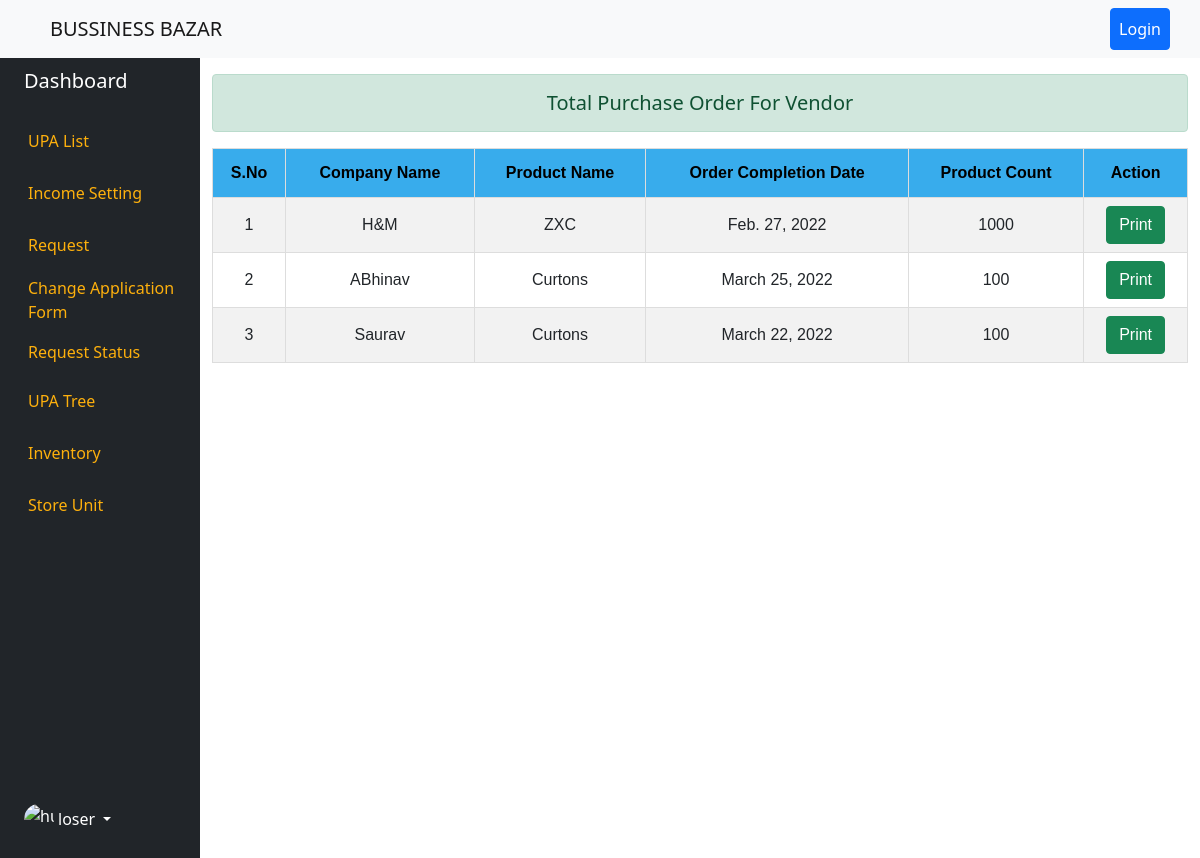
The app's page /purchase_order_to_vendor/ with its own data.
### dashboard/models.py (models this page shows, shortened)
class PrePurchaseBreakupOrder(models.Model):
    PRE_PURCHASE_ORDER_TYPE = (
        ('Unsend To Vendor','Unsend To Vendor'),
        ('Sent To Vendor','Sent To Vendor'),
    )
    tender_product = models.ForeignKey(TenderRaise,on_delete=models.SET_NULL,blank=True, null=True)
    company_name = models.CharField(max_length=200,blank=True, null=True)
    product_count = models.PositiveIntegerField(blank=True, null=True)
    total_product_count = models.PositiveIntegerField(blank=True, null=True)
    order_month = models.DateField(blank=True, null=True)
    order_status = models.CharField(max_length=16,choices=PRE_PURCHASE_ORDER_TYPE,default="Unsend To Vendor",blank=True, null=True)
    created_by = models.ForeignKey(User,on_delete=models.SET_NULL,blank=True, null=True)
    created_at = models.DateField(auto_now_add=True,blank=True, null=True)

class TenderRaise(models.Model):
    TENDER_STATUS = (
        ('Pending','Pending'),
        ('Rejected','Rejected'),
        ('Accepted','Accepted'),
        ('Negotiated','Negotiated'),
    )
    tender_product = models.ForeignKey(TenderProduct,on_delete=models.SET_NULL,blank=True, null=True)
    company_name = models.CharField(max_length=200,blank=True, null=True)
    company_address = models.CharField(max_length=200,blank=True, null=True)
    contact_person = models.CharField(max_length=200,blank=True, null=True)
    amount_range = models.CharField(max_length=100,blank=True, null=True) # product quantity
    fixed_amount = models.PositiveIntegerField(blank=True, null=True) # product amount for sell.
    negotiate_quantity = models.PositiveIntegerField(default=0,blank=True, null=True)
    negotiate_price = models.PositiveIntegerField(default=0,blank=True, null=True)
    total_product_quantity = models.PositiveIntegerField(default=0,blank=True, null=True)
    contact_mobile = models.CharField(max_length=12,blank=True, null=True)
    tender_status = models.CharField(max_length=10,choices=TENDER_STATUS,default="Pending",blank=True, null=True)
    negotiation_update = models.DateTimeField(auto_now=True,blank=True, null=True)
    def __str__(self):
        return f'{self.tender_product}'

class TenderProduct(models.Model):
    tender_product_no = models.PositiveIntegerField(unique=True,blank=True, null=True)
    product_image = models.ImageField(upload_to = "tender_product/image/",blank=True, null=True)
    product_name = models.CharField(max_length=200,blank=True, null=True)
    amount = models.PositiveIntegerField(blank=True, null=True)
    active = models.BooleanField(default=False,blank=True, null=True)
    tender_date = models.DateTimeField(blank=True, null=True)
    tender_product_quantity = models.PositiveIntegerField(blank=True, null=True)
    total_product_quantity_by_vendor = models.IntegerField(blank=True, null=True,default=0)
    created_by = models.ForeignKey(User,on_delete=models.SET_NULL,blank=True, null=True,related_name="create_tender")
    updated_by = models.ForeignKey(User,on_delete=models.SET_NULL,blank=True, null=True,related_name="update_tender")
    def __str__(self):
        return f'{self.product_name}'

### dashboard/views.py (the view)
# urls.py: path('purchase_order_to_vendor/',purchase_order,name="for-vendor"),
def purchase_order(request):
    total_supplies = PrePurchaseBreakupOrder.objects.filter(order_status="Sent To Vendor")
    context = {'total_supplies':total_supplies}
    return render(request,'dashboard/purchase_order_vendor.html',context)

### templates/dashboard/purchase_order_vendor.html (shortened to what this page needs)
{% extends "base.html" %}
{% block content %}
<div class="container-fluid">
    <div class="row flex-nowrap">
        {% include 'left_panel.html' %}
        <div class="col">
            <h5 class="alert alert-success text-center mt-3">Total Purchase Order For Vendor</h5>
                <table id="customers">
                    <tr>
                      <th>S.No</th>
                      <th>Company Name</th>
                      <th>Product Name</th>
                      <th>Order Completion Date</th>
                      <th>Product Count</th>
                      <th>Action</th>
                    </tr>
                    {% for order in total_supplies %}
                    <tr>
                        <td>{{forloop.counter}}</td>
                        <td>{{order.company_name}}</td>
                        <td>{{order.tender_product}}</td>
                        <td>{{order.order_month}}</td>
                        <td>{{order.product_count}}</td>
                        <td>
                        <a href="" class="btn btn-success">Print</a>
                        </td>
                    </tr>
                    {% endfor %}
                </table>
        </div>
    </div>
</div>
{% endblock content %}

### static/style.css (style rules this page uses)
#customers { font-family: Arial, Helvetica, sans-serif; border-collapse: collapse; width: 100%; }
#customers td, #customers th { border: 1px solid #ddd; padding: 8px; }
#customers tr:nth-child(even) { background-color: #f2f2f2; }
#customers th { padding-top: 12px; padding-bottom: 12px; text-align: center; background-color: #38ACEC; color: black; }
#customers td { text-align: center; }

### records on screen
PrePurchaseBreakupOrder: company_name "H&M", tender_product "ZXC", order_month "Feb. 27, 2022", product_count "1000"
PrePurchaseBreakupOrder: company_name "ABhinav", tender_product "Curtons", order_month "March 25, 2022", product_count "100"
PrePurchaseBreakupOrder: company_name "Saurav", tender_product "Curtons", order_month "March 22, 2022", product_count "100"
